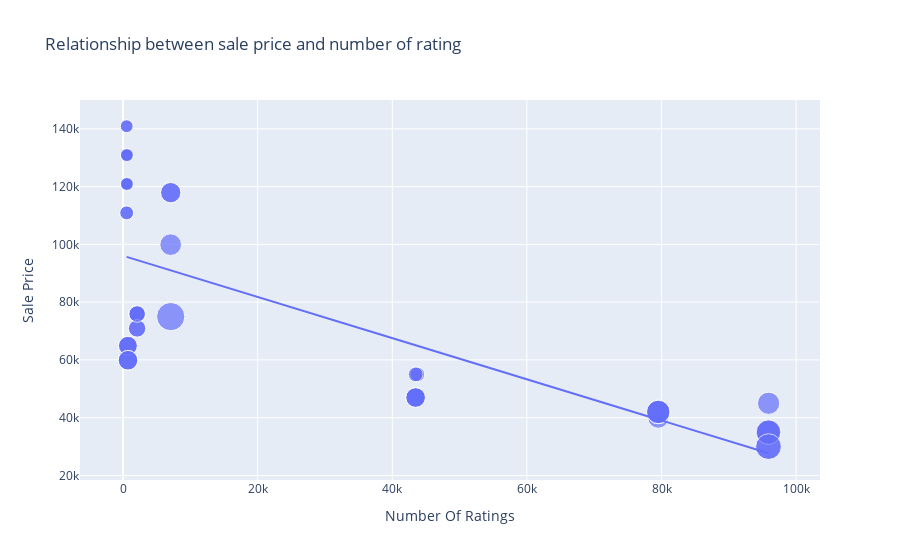

Notebook source saved alongside this figure:
### Code cell
figure = px.scatter(data_frame = df, x="Number Of Ratings", y = "Sale Price", size="Discount Percentage",trendline = "ols",title="Relationship between sale price and number of rating")
figure.show()
